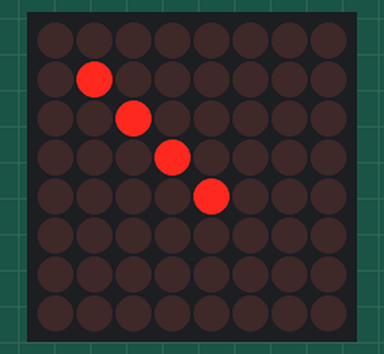
Recording of a sketch running on a simulated Arduino Uno, built with avr-gcc and run on an emulated ATmega328P. Shown: 8×8 LED matrix. Random numbers use the default seed unless the sketch sets one.

Above: at 0.15 s.
At 0.7 s:
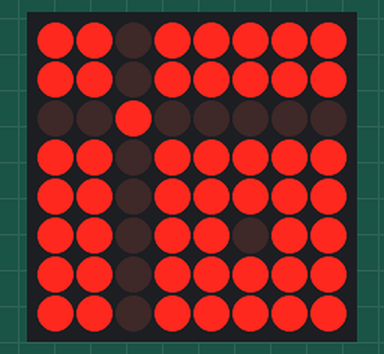

The sketch:

Random_Dots_2.ino
```cpp
// Date: 11/7/17
// Author: Alec Georgoff
// Purpose: Create "slow trail" random LED pattern

#include "LedControl.h"
LedControl lc = LedControl(7,5,6,1);
// LedControl(DIN, CLK, CS, #matrices)

int rows[] = {1,2,3,4,5};
int cols[] = {1,2,3,4,5};

void setup() {
  // put your setup code here, to run once:
  lc.shutdown(0,false); // Turn off power-saving mode
  lc.setIntensity(0,8); // Intensity from 0-15
}

void TakeStep(int TheArray[]) { // "shift" all values of position array
  for (int i = (sizeof(TheArray)/sizeof(int))-1; i >= 0; i--) {
    if (i == 0) {
      TheArray[i] = random(8);
    }
    else {
      TheArray[i] = TheArray[i-1];
    }
  }
}

void loop() {
  // put your main code here, to run repeatedly:

  while (rows[0] == rows[1] || cols[0] == cols[1]) {
    rows[0] = random(8);
    cols[0] = random(8);
  }

//  lc.setLed(0,new_loc[0],new_loc[1],true);
//  delay(200);
//  lc.setLed(0,old_loc[0],old_loc[1],false);
//  delay(200);

  for (int i = 0; i < 5; i++) {
    lc.setLed(0,rows[i],cols[i],true);
  }

  lc.setLed(0,rows[4],cols[4],false);

  TakeStep(rows);
  TakeStep(cols);
}
```
